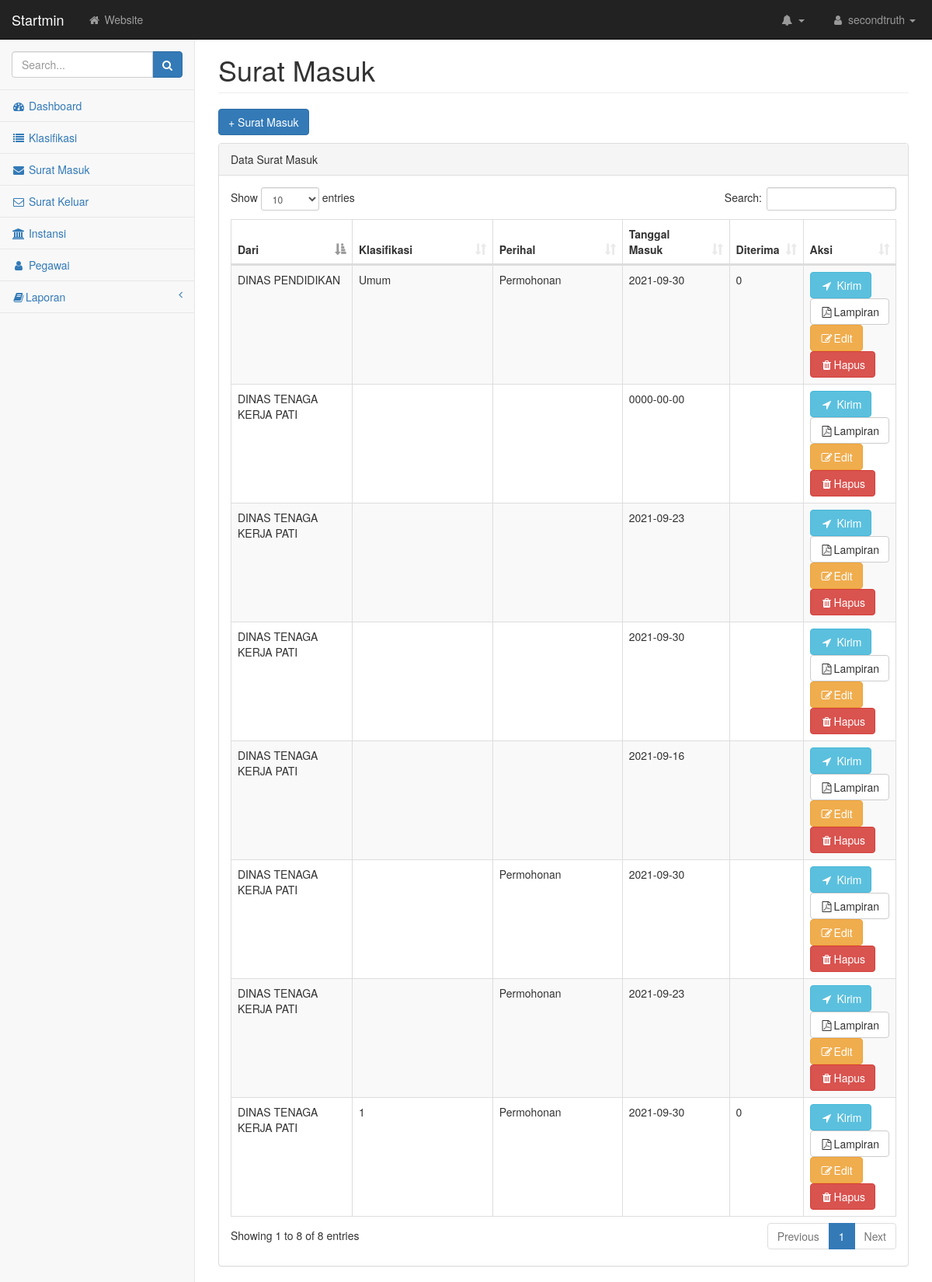
The page /index.php/surat_masuk on the database its author committed.
### tables this page shows
CREATE TABLE `surat_masuk` (
  `id_suratmasuk` int(11) NOT NULL,
  `id_instansi` int(11) NOT NULL,
  `no_urut` varchar(100) NOT NULL,
  `tanggal_surat` date NOT NULL,
  `perihal` varchar(100) NOT NULL,
  `sifat_surat` varchar(100) NOT NULL,
  `isi_ringkas` text NOT NULL,
  `catatan` text NOT NULL,
  `no_suratmasuk` varchar(100) NOT NULL,
  `index` varchar(100) NOT NULL,
  `tanggal_teruskan` date NOT NULL,
  `klasifikasi_surat` varchar(100) NOT NULL,
  `status` varchar(100) NOT NULL
);

CREATE TABLE `instansi` (
  `id_instansi` int(11) NOT NULL,
  `nama_instansi` varchar(100) NOT NULL,
  `alamat_instansi` text NOT NULL,
  `no_telp` varchar(15) NOT NULL
);

### application/controllers/Surat_masuk.php (called while the page is built, shortened)
<?php
class surat_masuk extends CI_Controller
{
    public function index()
    {
        $data['surat_masuk'] = $this->db->query("SELECT * FROM surat_masuk")->result();
        $this->load->view('templates/header');
        $this->load->view('templates/sidebar');
        $this->load->view('surat_masuk/index', $data);
        $this->load->view('templates/footer');
    }
}

### index.php (called while the page is built, shortened)
<?php
require_once BASEPATH.'core/CodeIgniter.php';

### application/views/surat_masuk/index.php (the view)
<div id="page-wrapper">
    <div class="container-fluid">
        <div class="row">
            <div class="col-lg-12">
                <h1 class="page-header">Surat Masuk</h1>
            </div>
            <div class="col-lg-12">
                <div class="row">
                    <div class="col-lg-12">
                        <p>
                            <a href="<?= base_url('surat_masuk/tambah') ?>" class="btn btn-primary ">+ Surat Masuk</a>
                        </p>
                        <div class="panel panel-default mt-3">
                            <div class="panel-heading">
                                Data Surat Masuk
                            </div>
                            <div class="panel-body">
                                <div class="table-responsive">
                                    <div id="dataTables-example_wrapper" class="dataTables_wrapper form-inline dt-bootstrap no-footer">
                                        <div class="row">
                                            <div class="col-sm-12">
                                                <table class="table table-striped table-bordered table-hover dataTable no-footer" id="dataTables-example" role="grid" aria-describedby="dataTables-example_info">
                                                    <thead>
                                                        <tr role="row">
                                                            <th class="sorting_asc" tabindex="0" aria-controls="dataTables-example" rowspan="1" colspan="1" aria-sort="ascending" aria-label="Rendering engine: activate to sort column descending" style="width: 165px;">Dari</th>
                                                            <th class="sorting" tabindex="0" aria-controls="dataTables-example" rowspan="1" colspan="1" aria-label="Browser: activate to sort column ascending" style="width: 209px;">Klasifikasi</th>
                                                            <th class="sorting" tabindex="0" aria-controls="dataTables-example" rowspan="1" colspan="1" aria-label="Platform(s): activate to sort column ascending" style="width: 192px;">Perihal</th>
                                                            <th class="sorting" tabindex="0" aria-controls="dataTables-example" rowspan="1" colspan="1" aria-label="Engine version: activate to sort column ascending" style="width: 141px;">Tanggal Masuk</th>
                                                            <th class="sorting" tabindex="0" aria-controls="dataTables-example" rowspan="1" colspan="1" aria-label="CSS grade: activate to sort column ascending" style="width: 10px;">Diterima</th>
                                                            <th class="sorting" tabindex="0" aria-controls="dataTables-example" rowspan="1" colspan="1" aria-label="CSS grade: activate to sort column ascending">Aksi</th>
                                                        </tr>
                                                    </thead>
                                                    <tbody>
                                                        <?php foreach ($surat_masuk as $masuk) : ?>
                                                            <tr class="gradeA odd" role="row">
                                                                <td class="sorting_1">
                                                                    <?php
                                                                    $cari_instansi = $this->db->query("SELECT * FROM instansi WHERE id_instansi = $masuk->id_instansi ")->row();
                                                                    echo $cari_instansi->nama_instansi
                                                                    ?>
                                                                </td>
                                                                <td><?= $masuk->klasifikasi_surat ?></td>
                                                                <td><?= $masuk->perihal ?></td>
                                                                <td class="center"><?= $masuk->tanggal_surat ?></td>
                                                                <td class="center"><?= $masuk->status ?></td>
                                                                <td class="center">
                                                                    <a href="<?= base_url('surat_masuk/disposisi/') . $masuk->id_suratmasuk ?>" type="button" class="btn btn-info"><i class="fa  fa-location-arrow fa-fw"></i> Kirim</a>
                                                                    <a href="<?= base_url('surat_masuk/lampiran/') . $masuk->id_suratmasuk ?>" type="button" class="btn btn-default"><i class="fa fa-file-pdf-o fa-fw"></i>Lampiran</a>
                                                                    <a href="<?= base_url('surat_masuk/edit/') . $masuk->id_suratmasuk ?>" type="button" class="btn btn-warning"><i class="fa fa-edit fa-fw"></i>Edit</a>
                                                                    <a href="<?= base_url('surat_masuk/hapus/') . $masuk->id_suratmasuk ?>" type="button" class="btn btn-danger"><i class="fa fa-trash fa-fw"></i>Hapus</a>
                                                                </td>
                                                            </tr>
                                                        <?php endforeach ?>
                                                    </tbody>
                                                </table>
                                            </div>
                                        </div>
                                    </div>
                                </div>
                            </div>
                        </div>
                    </div>
                </div>
            </div>
        </div>
    </div>
</div>

### application/views/templates/header.php (shortened to what this page needs)
<!DOCTYPE html>
<html lang="en">
<head>
  <link href="<?= base_url('assets/') ?>css/bootstrap.min.css" rel="stylesheet">
  <link href="<?= base_url('assets/') ?>css/metisMenu.min.css" rel="stylesheet">
  <link href="<?= base_url('assets/') ?>css/startmin.css" rel="stylesheet">
  <link href="<?= base_url('assets/') ?>css/font-awesome.min.css" rel="stylesheet" type="text/css">
  <link href="<?= base_url('assets/') ?>css/dataTables/dataTables.bootstrap.css" rel="stylesheet">
  <link href="<?= base_url('assets/') ?>css/dataTables/dataTables.responsive.css" rel="stylesheet">
</head>
<body>
  <div id="wrapper">
    <nav class="navbar navbar-inverse navbar-fixed-top" role="navigation">
      <div class="navbar-header">
        <a class="navbar-brand" href="index.html">Startmin</a>
      </div>
      <ul class="nav navbar-nav navbar-left navbar-top-links">
        <li><a href="#"><i class="fa fa-home fa-fw"></i> Website</a></li>
      </ul>
      <ul class="nav navbar-right navbar-top-links">
        <li class="dropdown navbar-inverse">
          <a class="dropdown-toggle" data-toggle="dropdown" href="#">
            <i class="fa fa-bell fa-fw"></i> <b class="caret"></b>
          </a>
        </li>
        <li class="dropdown">
          <a class="dropdown-toggle" data-toggle="dropdown" href="#">
            <i class="fa fa-user fa-fw"></i> secondtruth <b class="caret"></b>
          </a>
        </li>
      </ul>

### application/views/templates/sidebar.php (shortened to what this page needs)
<div class="navbar-default sidebar" role="navigation">
  <div class="sidebar-nav navbar-collapse">
    <ul class="nav" id="side-menu">
      <li class="sidebar-search">
        <div class="input-group custom-search-form">
          <input type="text" class="form-control" placeholder="Search...">
          <span class="input-group-btn">
            <button class="btn btn-primary" type="button">
              <i class="fa fa-search"></i>
            </button>
          </span>
        </div>
      </li>
      <li>
        <a href="<?= base_url('dashboard') ?>"><i class="fa fa-dashboard fa-fw"></i> Dashboard</a>
      </li>
      <li>
        <a href="<?= base_url('klasifikasi') ?>"><i class="fa fa-list fa-fw"></i> Klasifikasi</a>
      </li>
      <li>
        <a href="<?= base_url('surat_masuk') ?>"><i class="fa  fa-envelope fa-fw"></i> Surat Masuk</a>
      </li>
      <li>
        <a href="<?= base_url('surat_keluar') ?>"><i class="fa  fa-envelope-o fa-fw"></i> Surat Keluar</a>
      </li>
      <li>
        <a href="<?= base_url('instansi') ?>"><i class="fa fa-institution fa-fw"></i> Instansi</a>
      </li>
      <li>
        <a href="<?= base_url('pegawai') ?>"><i class="fa fa-user fa-fw"></i> Pegawai</a>
      </li>
      <li>
        <a href="#"><i class="fa fa-book fa-fw"></i>Laporan<span class="fa arrow"></span></a>
      </li>
    </ul>
  </div>
</div>
</nav>

### application/views/templates/footer.php (shortened to what this page needs)
</div>
</body>
</html>

### assets/css/startmin.css (style rules this page uses)
body { background-color: #f8f8f8; }
#wrapper { width: 100%; }
#page-wrapper { padding-top: 30px; min-height: 568px; background-color: #fff; }
@media (min-width:768px) { #page-wrapper { position: inherit; margin-left: 250px; padding: 30px 15px 0 15px; border-left: 1px solid #e7e7e7; } }
.navbar-header { float: left; }
.navbar-left { float: left; }
.navbar-right { text-align: right; }
.navbar-top-links { margin: 0; }
.navbar-top-links li { display: inline-block; }
.navbar-top-links li:last-child { margin-right: 6px; }
.navbar-top-links li a { padding: 15px; min-height: 50px; }
.navbar-top-links>li>a { color: #999; }
.sidebar .sidebar-nav.navbar-collapse { padding-right: 0; padding-left: 0; }
.sidebar .sidebar-search { padding: 15px; }
.sidebar ul li { border-bottom: 1px solid #e7e7e7; }
.sidebar .arrow { float: right; }
.sidebar .fa.arrow:before { content: "\f104"; }
@media (min-width:768px) { .sidebar { z-index: 1; position: absolute; width: 250px; margin-top: 51px; } }
.dataTables_wrapper { position: relative; clear: both; }
table.dataTable thead .sorting, table.dataTable thead .sorting_asc, table.dataTable thead .sorting_desc, table.dataTable thead .sorting_asc_disabled, table.dataTable thead .sorting_desc_disabled { background: 0 0; }
table.dataTable thead .sorting_asc:after { content: "\f0de"; float: right; font-family: fontawesome; }
table.dataTable thead .sorting:after { content: "\f0dc"; float: right; font-family: fontawesome; color: rgba(50,50,50,.5); }

### rows shown on the page
surat_masuk: id_instansi.nama_instansi "DINAS TENAGA KERJA PATI", tanggal_surat "0000-00-00"
surat_masuk: id_instansi.nama_instansi "DINAS PENDIDIKAN", klasifikasi_surat "Umum", perihal "Permohonan", tanggal_surat "2021-09-30", status "0"
surat_masuk: id_instansi.nama_instansi "DINAS TENAGA KERJA PATI", tanggal_surat "2021-09-23"
surat_masuk: id_instansi.nama_instansi "DINAS TENAGA KERJA PATI", tanggal_surat "2021-09-30"
surat_masuk: id_instansi.nama_instansi "DINAS TENAGA KERJA PATI", tanggal_surat "2021-09-16"
surat_masuk: id_instansi.nama_instansi "DINAS TENAGA KERJA PATI", perihal "Permohonan", tanggal_surat "2021-09-30"
surat_masuk: id_instansi.nama_instansi "DINAS TENAGA KERJA PATI", perihal "Permohonan", tanggal_surat "2021-09-23"
surat_masuk: id_instansi.nama_instansi "DINAS TENAGA KERJA PATI", klasifikasi_surat "1", perihal "Permohonan", tanggal_surat "2021-09-30", status "0"
